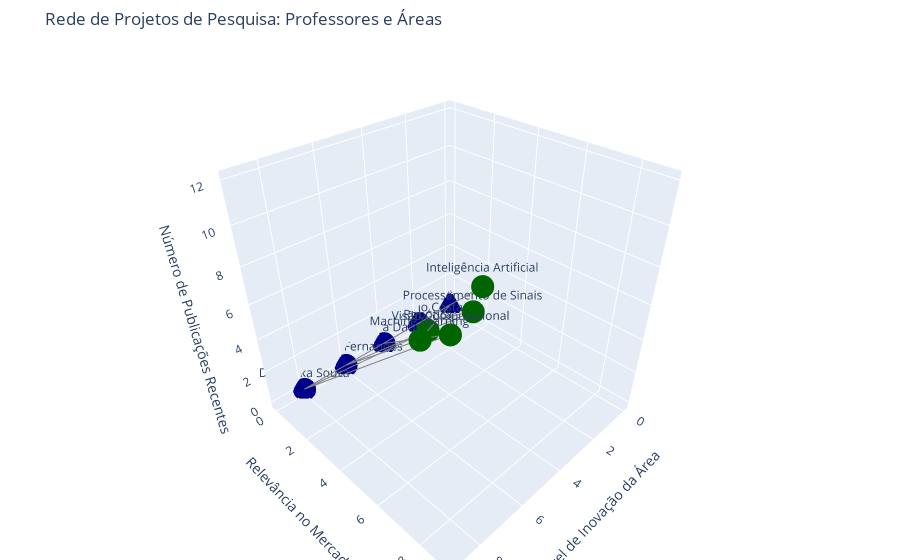

Notebook source saved alongside this figure:
### Markdown cell above
# PÓS-GRADUAÇÃO LATO SENSU ESPECIALIZAÇÃO EM MINERAÇÃO DE DADOS EDUCACIONAIS

* Disciplina: Visualização de Dados
* Professor: Dr. Richard Godinez Tello
* Semestre: 2025/1
* Aluno: Sandro Ricardo De Souza

### Code cell
# -*- coding: utf-8 -*-
"""
Created on Fri May 30 18:56:20 2025

@author: srsouza
"""

import plotly.graph_objects as go
import networkx as nx

# Dados: Professores, suas áreas de pesquisa e os projetos desenvolvidos
# Cada projeto está associado a um professor e suas respectivas áreas.

professores = ['Dr. Ana Silva', 'Dr. Bruno Costa', 'Dra. Clara Dantas', 'Dr. Diego Fernandes', 'Dra. Erika Souza']
areas_pesquisa = ['Inteligência Artificial', 'Processamento de Sinais', 'Machine Learning', 'Visão Computacional', 'Robótica']

# Relações: Projetos de pesquisa conectando professores e áreas
# (professor, área de pesquisa)
projetos = [
    ('Dr. Ana Silva', 'Inteligência Artificial'),
    ('Dr. Ana Silva', 'Machine Learning'),
    ('Dr. Bruno Costa', 'Processamento de Sinais'),
    ('Dr. Bruno Costa', 'Robótica'),
    ('Dra. Clara Dantas', 'Inteligência Artificial'),
    ('Dra. Clara Dantas', 'Visão Computacional'),
    ('Dr. Diego Fernandes', 'Machine Learning'),
    ('Dr. Diego Fernandes', 'Processamento de Sinais'),
    ('Dra. Erika Souza', 'Robótica'),
    ('Dra. Erika Souza', 'Visão Computacional'),
    ('Dra. Erika Souza', 'Inteligência Artificial')
]

# Criar grafo bipartido
G = nx.Graph()
G.add_nodes_from(professores, bipartite=0)
G.add_nodes_from(areas_pesquisa, bipartite=1)
G.add_edges_from(projetos)

# Definindo variáveis para as áreas de pesquisa
# (eixo X: Inovação da Área, eixo Y: Relevância no Mercado, eixo Z: Número de Publicações Recentes)
area_dados = {
    'Inteligência Artificial': [8, 9, 12],
    'Processamento de Sinais': [5, 6, 7],
    'Machine Learning': [9, 8, 10],
    'Visão Computacional': [7, 7, 8],
    'Robótica': [6, 5, 6]
}

# Posicionamento dos nós
pos = {}

# Professores: organizados no plano z = 0, com X e Y distribuídos linearmente
for i, prof in enumerate(professores):
    pos[prof] = [i * 2, 0, 0] # Distribuindo-os ao longo do eixo X

# Áreas de pesquisa: posicionadas de acordo com as variáveis definidas
for area, dados in area_dados.items():
    complexidade, carga_horaria, semestre = dados # Reutilizando as variáveis para clareza
    pos[area] = [complexidade, carga_horaria, semestre]

# Coordenadas das arestas
edge_x, edge_y, edge_z = [], [], []
for edge in G.edges():
    x0, y0, z0 = pos[edge[0]]
    x1, y1, z1 = pos[edge[1]]
    edge_x += [x0, x1, None]
    edge_y += [y0, y1, None]
    edge_z += [z0, z1, None]

edge_trace = go.Scatter3d(
    x=edge_x,
    y=edge_y,
    z=edge_z,
    mode='lines',
    line=dict(color='gray', width=2),
    hoverinfo='none'
)

# Nós dos professores
prof_x = [pos[p][0] for p in professores]
prof_y = [pos[p][1] for p in professores]
prof_z = [pos[p][2] for p in professores]

prof_trace = go.Scatter3d(
    x=prof_x,
    y=prof_y,
    z=prof_z,
    mode='markers+text',
    marker=dict(size=8, color='darkblue'),
    text=professores,
    textposition="top center"
)

# Nós das áreas de pesquisa
area_x = [pos[a][0] for a in areas_pesquisa]
area_y = [pos[a][1] for a in areas_pesquisa]
area_z = [pos[a][2] for a in areas_pesquisa]

area_trace = go.Scatter3d(
    x=area_x,
    y=area_y,
    z=area_z,
    mode='markers+text',
    marker=dict(size=8, color='darkgreen'),
    text=areas_pesquisa,
    textposition="top center"
)

# Montar a figura
fig = go.Figure(data=[edge_trace, prof_trace, area_trace],
                layout=go.Layout(
                    title='Rede de Projetos de Pesquisa: Professores e Áreas',
                    showlegend=False,
                    margin=dict(l=0, r=0, b=0, t=50),
                    scene=dict(
                        xaxis=dict(title='Nível de Inovação da Área', showbackground=True),
                        yaxis=dict(title='Relevância no Mercado', showbackground=True),
                        zaxis=dict(title='Número de Publicações Recentes', showbackground=True),
                        aspectmode='cube'
                    )
                ))

fig.show()

# Exportar como html
fig.write_html("grafo_3d_professores_areas_pesquisa.html")

### Figure 1 — Plotly figure (JSON) as saved in the notebook; plotly's stock layout.template omitted (floating-point values rounded to 4 significant figures)
{"data": [{"hoverinfo": "none", "line": {"color": "gray", "width": 2}, "mode": "lines", "type": "scatter3d", "x": [0, 8, null, 0, 9, null, 2, 5, null, 2, 6, null, 4, 8, null, 4, 7, null, 6, 9, null, 6, 5, null, 8, 6, null, 8, 7, null, 8, 8, null], "y": [0, 9, null, 0, 8, null, 0, 6, null, 0, 5, null, 0, 9, null, 0, 7, null, 0, 8, null, 0, 6, null, 0, 5, null, 0, 7, null, 0, 9, null], "z": [0, 12, null, 0, 10, null, 0, 7, null, 0, 6, null, 0, 12, null, 0, 8, null, 0, 10, null, 0, 7, null, 0, 6, null, 0, 8, null, 0, 12, null]}, {"marker": {"color": "darkblue", "size": 8}, "mode": "markers+text", "text": ["Dr. Ana Silva", "Dr. Bruno Costa", "Dra. Clara Dantas", "Dr. Diego Fernandes", "Dra. Erika Souza"], "textposition": "top center", "type": "scatter3d", "x": [0, 2, 4, 6, 8], "y": [0, 0, 0, 0, 0], "z": [0, 0, 0, 0, 0]}, {"marker": {"color": "darkgreen", "size": 8}, "mode": "markers+text", "text": ["Inteligência Artificial", "Processamento de Sinais", "Machine Learning", "Visão Computacional", "Robótica"], "textposition": "top center", "type": "scatter3d", "x": [8, 5, 9, 7, 6], "y": [9, 6, 8, 7, 5], "z": [12, 7, 10, 8, 6]}], "layout": {"margin": {"b": 0, "l": 0, "r": 0, "t": 50}, "scene": {"aspectmode": "cube", "xaxis": {"showbackground": true, "title": {"text": "Nível de Inovação da Área"}}, "yaxis": {"showbackground": true, "title": {"text": "Relevância no Mercado"}}, "zaxis": {"showbackground": true, "title": {"text": "Número de Publicações Recentes"}}}, "showlegend": false, "title": {"text": "Rede de Projetos de Pesquisa: Professores e Áreas"}}}
